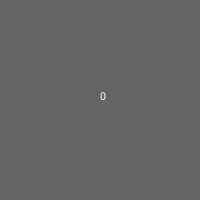
Frame 1 (no input)
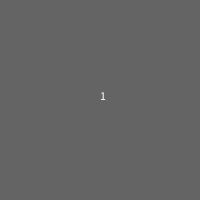
Frame 60 (the mouse pressed at the canvas centre just before this capture)
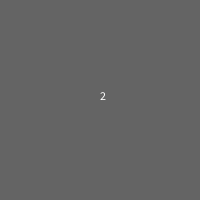
Frame 120 (the mouse held since frame 60 and released just before this capture)

The Processing sketch that drew these frames (run headless with seeded random() and noise(); from frame 60 on, the mouse is pressed at the canvas centre):

// Processing sketch: processing_119138
// ── processing_119138.pde

// by fre3men ([url=http://www.heroquest.es]www.heroquest.es[/url])
// Clase que actúa como temporizador
// CC BY-NC-SA

// Variables Globales
Timer timer;
int trigger;
int seconds = 0;

// Setup del programa
void setup(){
  size(200,200); // Tamaño de la pantalla
  frameRate(60); // Refresco de pantalla
  //smooth(); // anti-aliasing!!! cuidado que puede relentizar la aplicación
  //imageMode(CENTER); // Forzosamente en setup (en java va bien repetirlo... pero en canvas peta si no está aquí)
  
  timer = new Timer(1000); // Creamos un temporizador de 1 segundo (1000 milisegundos)
  //timer = new Timer(1,1); // Igual que arriba en modo segundos
}

// Main
void draw(){
  background(100,100,100);
  trigger = timer.run();
  if (trigger == 1){
    seconds += 1;
  }
  text(seconds,100,100);
}


// Clase Temporizador
class Timer{
  int startClock, stopClock;
  int timeClock; // Tiempo actual
  int modeClock = 1; // Por defecto estará en milisegundos
  
  // Constructor
  Timer(int stopClock){
    this.startClock = millis(); // Inicializamos el temporizador
    this.stopClock = stopClock; // Tiempo límite del temporizador
  }
  Timer(int stopClock, int modeClock){ // Sobre carga de funciones (segunda función constructora)
    this.startClock = millis(); 
    this.stopClock = stopClock; 
    this.setup(modeClock); // Cambiamos el modo del tiempo pasado (en milis o segundos)
  }
  
  int run(){
    this.timeClock = millis();
    int triggerClock = 0;
    if (this.timeClock - this.startClock >= this.stopClock * this.modeClock){
     triggerClock = 1;
     this.startClock = millis(); // Volvemos a actualizar el temporizador
    }
    return triggerClock;
  }
  
  void setup(int modeClock){
    //0 -> millis ; 1 -> seconds
    switch(modeClock){
      case 0:
        this.modeClock = 1; // El múltiplo será de 1
        break;
      case 1:
        this.modeClock = 1000; // El mútliplo será de 1000 para pasar a segundos.
        break;
    }
  }
  
}
